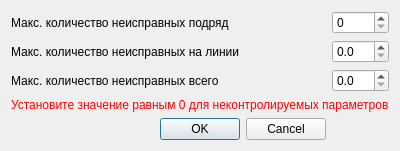
<?xml version="1.0" encoding="UTF-8"?>
<ui version="4.0">
 <class>TestParametersDialog</class>
 <widget class="QDialog" name="TestParametersDialog">
  <property name="geometry">
   <rect>
    <x>0</x>
    <y>0</y>
    <width>364</width>
    <height>140</height>
   </rect>
  </property>
  <property name="windowTitle">
   <string>Параметры тестирования</string>
  </property>
  <layout class="QGridLayout" name="gridLayout">
   <item row="0" column="0">
    <widget class="QLabel" name="inRowLabel">
     <property name="text">
      <string>Макс. количество неисправных подряд</string>
     </property>
    </widget>
   </item>
   <item row="0" column="1">
    <widget class="QSpinBox" name="inRowSpinBox"/>
   </item>
   <item row="1" column="0">
    <widget class="QLabel" name="inLineLabel">
     <property name="text">
      <string>Макс. количество неисправных на линии</string>
     </property>
    </widget>
   </item>
   <item row="1" column="1">
    <widget class="QDoubleSpinBox" name="inLineDoubleSpinBox">
     <property name="decimals">
      <number>1</number>
     </property>
    </widget>
   </item>
   <item row="2" column="0">
    <widget class="QLabel" name="allLabel">
     <property name="text">
      <string>Макс. количество неисправных всего</string>
     </property>
    </widget>
   </item>
   <item row="2" column="1">
    <widget class="QDoubleSpinBox" name="allDoubleSpinBox">
     <property name="decimals">
      <number>1</number>
     </property>
    </widget>
   </item>
   <item row="3" column="0" colspan="2">
    <widget class="QLabel" name="label_4">
     <property name="text">
      <string>&lt;html&gt;&lt;head/&gt;&lt;body&gt;&lt;p align=&quot;justify&quot;&gt;&lt;span style=&quot; color:#ff0000;&quot;&gt;Установите значение равным 0 для неконтролируемых параметров&lt;/span&gt;&lt;/p&gt;&lt;/body&gt;&lt;/html&gt;</string>
     </property>
     <property name="textFormat">
      <enum>Qt::RichText</enum>
     </property>
    </widget>
   </item>
   <item row="4" column="0">
    <widget class="QDialogButtonBox" name="buttonBox">
     <property name="orientation">
      <enum>Qt::Horizontal</enum>
     </property>
     <property name="standardButtons">
      <set>QDialogButtonBox::Cancel|QDialogButtonBox::Ok</set>
     </property>
    </widget>
   </item>
  </layout>
 </widget>
 <resources/>
 <connections>
  <connection>
   <sender>buttonBox</sender>
   <signal>rejected()</signal>
   <receiver>TestParametersDialog</receiver>
   <slot>reject()</slot>
   <hints>
    <hint type="sourcelabel">
     <x>316</x>
     <y>260</y>
    </hint>
    <hint type="destinationlabel">
     <x>286</x>
     <y>274</y>
    </hint>
   </hints>
  </connection>
 </connections>
</ui>
